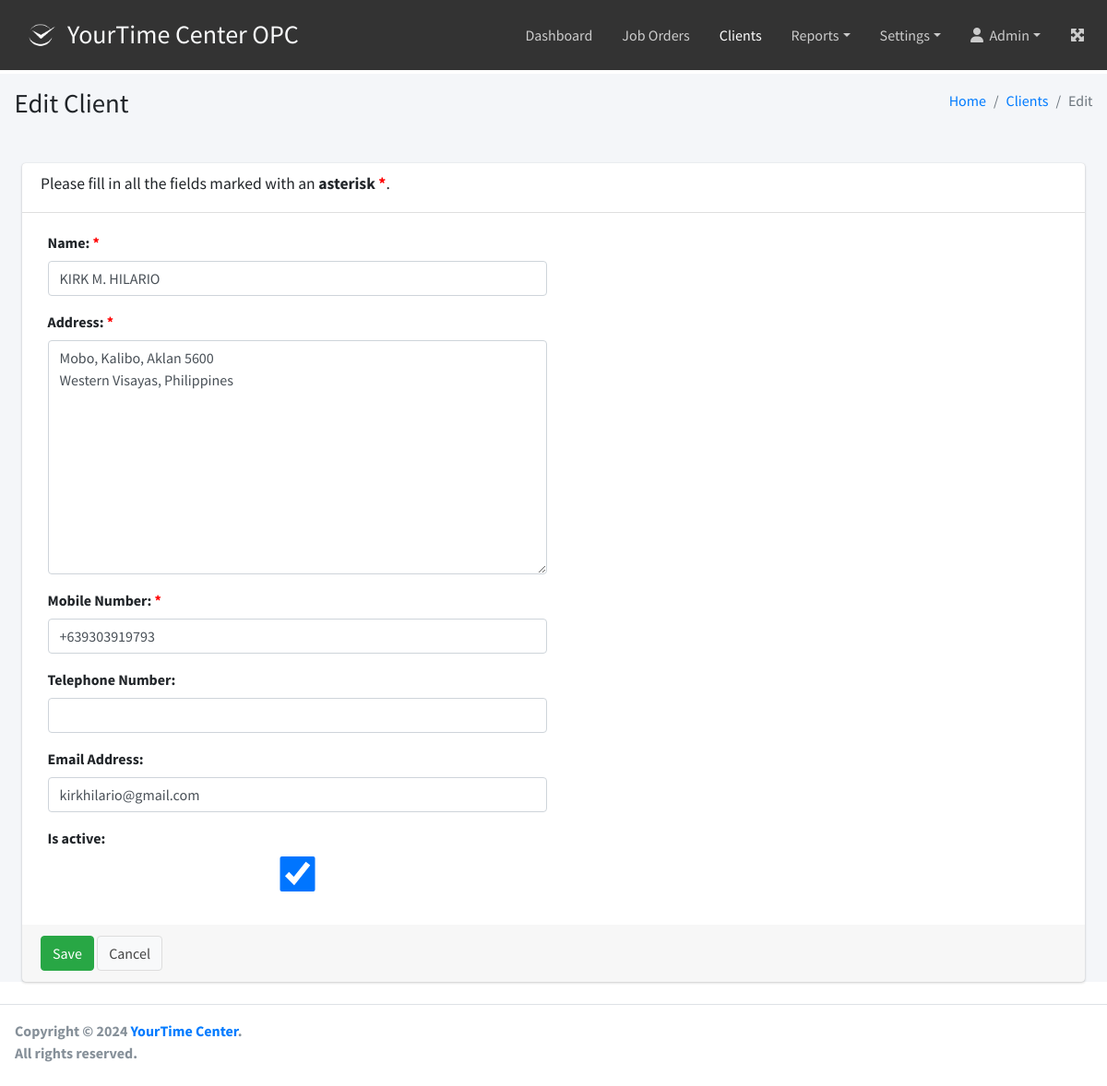
/client/1/edit (signed in), run on the app's committed database.
### client/models.py (models this page shows, shortened)
class Client(models.Model):
    name = models.CharField(
        _("Name"),
        max_length=254,
        null=False, blank=False
    )
    address = models.TextField()
    mob_num = models.CharField(
        _("Mobile Number"),
        max_length=100,
        null=False, blank=False)
    tel_num = models.CharField(
        _("Telephone Number"),
        max_length=100,
        null=True, blank=True)
    email = models.EmailField(
        _("Email Address"),
        max_length=254,
        null=True, blank=True)
    created_at = models.DateTimeField(auto_now_add=True)
    updated_at = models.DateTimeField(auto_now=True)
    is_active = models.BooleanField(default=True)

### client/views.py (the view)
@method_decorator(login_required, name='dispatch')
class ClientUpdateView(SuccessMessageMixin, UpdateView):
    model = Client
    context_object_name = 'client'
    form_class = ClientUpdateForm
    template_name = "client/client_form.html"
    pk_url_kwarg = 'pk'
    success_url = reverse_lazy('client_list')
    success_message = "The client's record was updated successfully."

### client/forms.py
class ClientUpdateForm(forms.ModelForm):
    required_css_class = 'required'
    class Meta:
        model = Client
        exclude = ('created_at', 'updated_at',)

### access/templatetags/form_tags.py (called while the page is built)
@register.filter
def input_class(bound_field):
    css_class = ''
    if bound_field.form.is_bound:
        if bound_field.errors:
            css_class = 'is-invalid'
        elif field_type(bound_field) != 'PasswordInput':
            css_class = 'is-valid'
    return 'form-control {}'.format(css_class)

### templates/client/client_form.html (shortened to what this page needs)
{% extends '../base.html' %}
{% load static form_tags %}
{% block page_title %}
{% if client %}
Edit Client
{% else %}
New Client
{% endif %}
{% endblock page_title %}
{% block css %}
  <link rel="stylesheet" href="{% static 'css/asterisk_on_required.css' %}">
{% endblock css %}
{% block breadcrumb %}
    <li class="breadcrumb-item"><a href="{% url 'dashboard' %}">Home</a></li>
    <li class="breadcrumb-item"><a href="{% url 'client_list' %}">Clients</a></li>
    <li class="breadcrumb-item active">
        {% if client %}
            Edit
        {% else %}
            New
        {% endif %}
    </li>
{% endblock breadcrumb %}
{% block main_content %}
    <div class="card m-4">
        <form method="post" novalidate>
            <div class="card-header">
                <h3 class="card-title">Please fill in all the fields marked with an <label class="required">asterisk</label>.</h3>
            </div>
            <div class="card-body">
                <div class="col-12">
                    {% include '../includes/form_one_col.html' %}
                </div>
            </div>
            <div class="card-footer">
                <button type="submit" class="btn btn-success" name="save">Save</button>
                <a href="{% url 'client_list' %}" class="btn btn-default">Cancel</a>
            </div>
        </form>
    </div>
{% endblock main_content %}

### templates/includes/topmenu.html (shortened to what this page needs)
        <li class="nav-item my-auto">
            <a href="{% url 'dashboard' %}" class="nav-link" id="menu_dashboard">Dashboard</a>
        </li>
        <li class="nav-item my-auto">
            <a href="#" class="nav-link" id="menu-jo">Job Orders</a>
        </li>
        <li class="nav-item my-auto">
            <a href="{% url 'client_list' %}" class="nav-link" id="menu-clients">Clients</a>
        </li>
        <li class="nav-item dropdown my-auto" id="menu-reports">
            <a id="dropdownReports" href="#" data-toggle="dropdown" aria-haspopup="true" aria-expanded="false" class="nav-link dropdown-toggle">Reports</a>
        </li>
        <li class="nav-item dropdown my-auto" id="menu-settings">
            <a id="dropdownSettings" href="#" data-toggle="dropdown" aria-haspopup="true" aria-expanded="false" class="nav-link dropdown-toggle">Settings</a>
        </li>
        <li class="nav-item dropdown my-auto" id="menu-account">
            <a id="dropdownAccount" href="#" data-toggle="dropdown" aria-haspopup="true" aria-expanded="false" class="nav-link dropdown-toggle"><i class="fa fa-user" aria-hidden="true"></i>&nbsp;&nbsp;{{ request.user.username|title }}</a>
        </li>

### templates/includes/form_one_col.html (shortened to what this page needs)
{% load form_tags widget_tweaks %}
{% for field in form %}
<div class="row">
    <div class="col-6 form-group">
        {{ field.label_tag }}
        {% render_field field class=field|input_class %}
    </div>
</div>
{% endfor %}

### static/css/asterisk_on_required.css (style rules this page uses)
label.required::after, .asteriskField { content: ' *'; color: red; }

### data on the page
Client: name "KIRK M. HILARIO" "Mobo, Kalibo, Aklan 5600 Western Visayas, Philippines" "+639303919793" "kirkhilario@gmail.com" "☑"

### other printed values
{{ request.user.username|title }} "Admin"
{{ field.label_tag }} "Name:" "Address:" "Mobile Number:" "Telephone Number:" "Email Address:" "Is active:"
